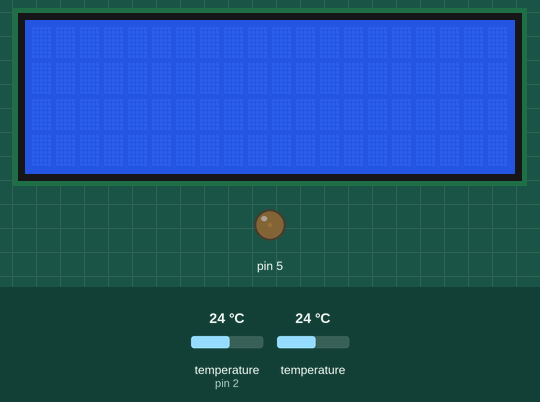
The sketch below on a simulated Arduino Uno, built with avr-gcc and run on an emulated ATmega328P. Shown: 20×4 character LCD, output pins drawn as LEDs (lit = HIGH). Inputs (shaded band) come from the test bench; at power-on: temperature (sensor on pin 2) 24 °C, temperature 24 °C.

Above: at 1.2 s.
1.3 s: temperature (sensor on pin 2) set to 12 °C
At 2.2 s:
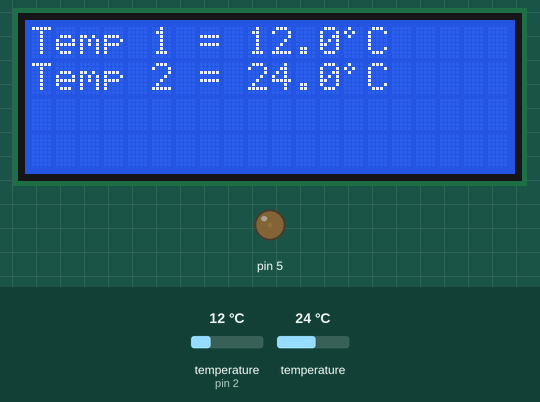
4.0 s: temperature (sensor 202) set to 12 °C
At 6.7 s:
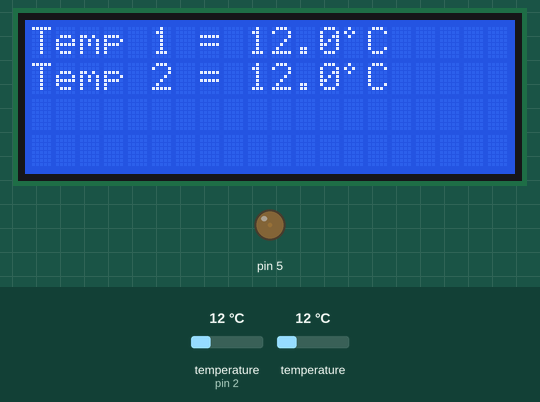
7.0 s: temperature (sensor on pin 2) set to 19 °C
9.7 s: temperature (sensor 202) set to 19 °C
At 11.9 s:
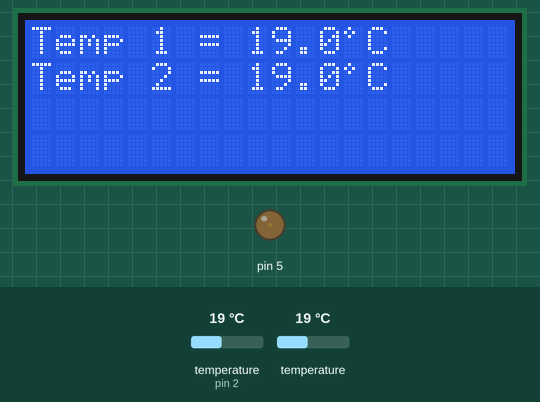
12.4 s: temperature (sensor on pin 2) set to 28 °C
At 13.6 s:
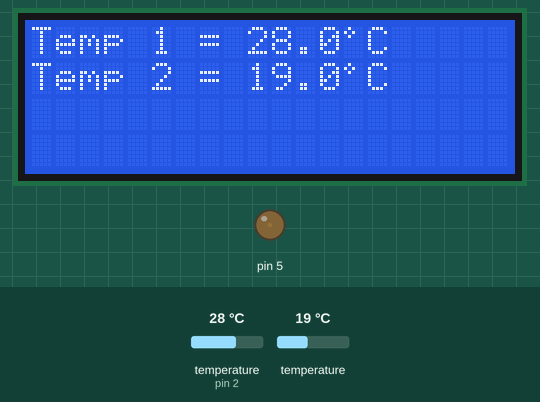
15.1 s: temperature (sensor 202) set to 28 °C
At 17.0 s:
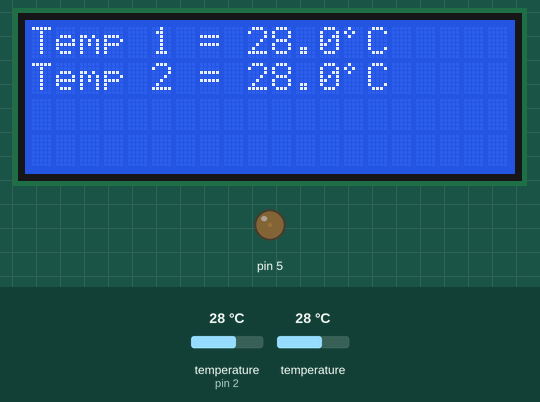
Timing chart, 0 to 18.5 s (numbered marks = the images above; inputs shaded):
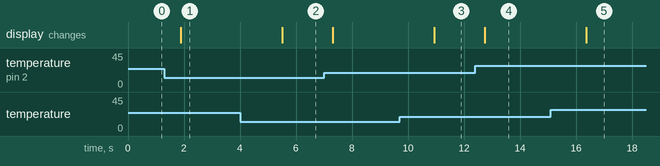

Measured:
- after the input at 1.3 s, the display: changes after 0.59 s (image 1)
- after the input at 4.0 s, the display: changes after 1.5 s (image 2)
- after the input at 9.7 s, the display: changes after 1.2 s (image 3)
- after the input at 12.4 s, the display: changes after 0.35 s (image 4)
- after the input at 15.1 s, the display: changes after 1.3 s (image 5)

The sketch:

Thermometer.ino
```cpp
// (licence header left out)
#include <Wire.h>
#include <LiquidCrystal_I2C.h>
#include <OneWire.h>
#include <DallasTemperature.h>

#define ONE_WIRE_BUS 2

OneWire oneWire(ONE_WIRE_BUS);
DallasTemperature sensors(&oneWire);

LiquidCrystal_I2C lcd(0x27, 20, 4); // set the LCD address to 0x27 for a 16 chars and 2 line display

//funny custom character
byte customCharB[] = {
  0x04,
  0x0E,
  0x0A,
  0x0A,
  0x0A,
  0x0E,
  0x1F,
  0x1B
};

//degree character
byte customChar[] = {
  B01000,
  B10100,
  B01000,
  B00000,
  B00000,
  B00000,
  B00000,
  B00000
};

float t1, t2;

void setup(){
  lcd.init();
  lcd.clear();
  lcd.backlight();
  analogWrite(5, 5);
  lcd.createChar(0, customChar);
  lcd.createChar(1, customCharB);
}


void loop(){
    sensors.requestTemperatures();
    delay(1000);
    t1 = sensors.getTempCByIndex(0);
    t2 = sensors.getTempCByIndex(2);
    lcd.clear();
    lcd.setCursor(0, 0);
    //if no sensor
    if (t1 ==-127){
      lcd.print("Temp 1 = ");
      lcd.write(1);
    }else{
      lcd.print("Temp 1 = ");
      lcd.print(t1, 1); //one decimal point
      lcd.write(0);
      lcd.print("C");
    }

    lcd.setCursor(0, 1);
    if (t2 ==-127){
      lcd.print("Temp 2 = ");
      lcd.print("NA");
    }else{
      lcd.print("Temp 2 = ");
      lcd.print(t2, 1);
      lcd.write(0);
      lcd.print("C");
    }
  }
```
